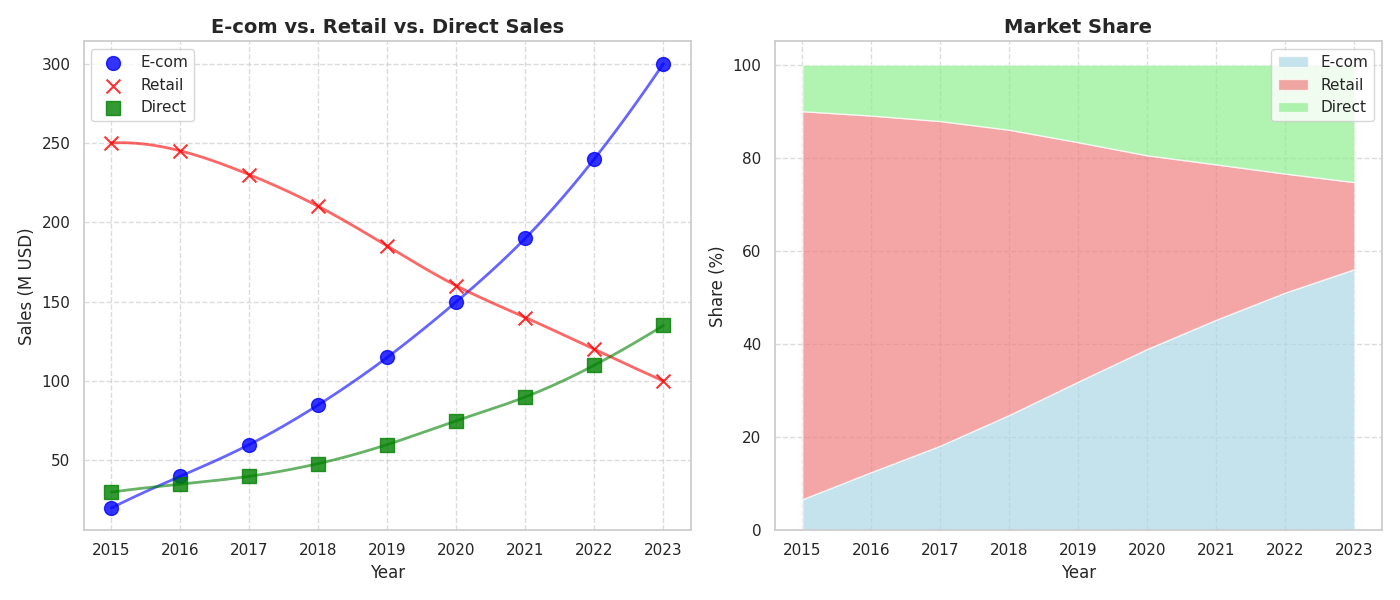

Reproduce this figure in Python.
import matplotlib.pyplot as plt
import numpy as np
from scipy.interpolate import make_interp_spline

years = np.array([2015, 2016, 2017, 2018, 2019, 2020, 2021, 2022, 2023])
e_commerce_sales = np.array([20, 40, 60, 85, 115, 150, 190, 240, 300])
retail_sales = np.array([250, 245, 230, 210, 185, 160, 140, 120, 100])

# New data series: Direct Sales
direct_sales = np.array([30, 35, 40, 48, 60, 75, 90, 110, 135])

# Updated market share calculation
total_sales = e_commerce_sales + retail_sales + direct_sales
e_commerce_market_share = e_commerce_sales / total_sales * 100
retail_market_share = retail_sales / total_sales * 100
direct_market_share = direct_sales / total_sales * 100

fig, (ax1, ax2) = plt.subplots(1, 2, figsize=(14, 6))

# Subplot 1: E-commerce vs Retail vs Direct Sales
ax1.scatter(years, e_commerce_sales, color='blue', label='E-com', marker='o', s=100, alpha=0.8)
ax1.scatter(years, retail_sales, color='red', label='Retail', marker='x', s=100, alpha=0.8)
ax1.scatter(years, direct_sales, color='green', label='Direct', marker='s', s=100, alpha=0.8)

years_fine = np.linspace(years.min(), years.max(), 300)
e_commerce_spline = make_interp_spline(years, e_commerce_sales)(years_fine)
retail_spline = make_interp_spline(years, retail_sales)(years_fine)
direct_spline = make_interp_spline(years, direct_sales)(years_fine)

ax1.plot(years_fine, e_commerce_spline, color='blue', linestyle='-', linewidth=2, alpha=0.6)
ax1.plot(years_fine, retail_spline, color='red', linestyle='-', linewidth=2, alpha=0.6)
ax1.plot(years_fine, direct_spline, color='green', linestyle='-', linewidth=2, alpha=0.6)

ax1.set_title("E-com vs. Retail vs. Direct Sales", fontsize=14, weight='bold')
ax1.set_xlabel("Year", fontsize=12)
ax1.set_ylabel("Sales (M USD)", fontsize=12)
ax1.legend(loc='upper left')
ax1.grid(True, linestyle='--', alpha=0.7)

# Subplot 2: Market Share of E-commerce, Retail, and Direct
ax2.stackplot(years, e_commerce_market_share, retail_market_share, direct_market_share,
              labels=['E-com', 'Retail', 'Direct'], colors=['lightblue', 'lightcoral', 'lightgreen'], alpha=0.7)
ax2.set_title("Market Share", fontsize=14, weight='bold')
ax2.set_xlabel("Year", fontsize=12)
ax2.set_ylabel("Share (%)", fontsize=12)
ax2.legend(loc='upper right')
ax2.grid(True, linestyle='--', alpha=0.7)

plt.tight_layout()
plt.show()
